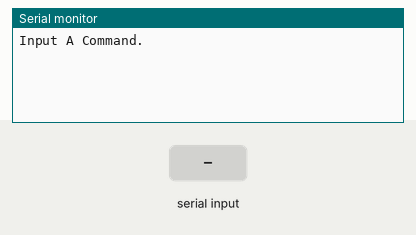
Bench run of a sketch on a simulated Arduino Uno, built with avr-gcc and run on an emulated ATmega328P. On the bench: the last lines printed to the serial monitor. The test bench sets the inputs (shaded band).

Above: at 1.2 s.
1.3 s: "A" received over Serial
At 3.0 s:
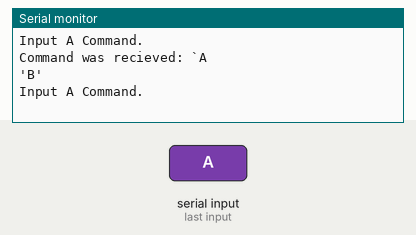
3.8 s: "1" received over Serial
At 5.8 s:
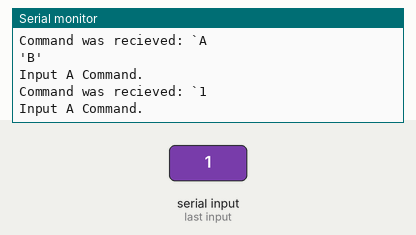

The sketch:

SerialTest.ino
```cpp
String input;

void setup() {
  // put your setup code here, to run once:
  Serial.begin(9600); //init Serial

}

void loop() {
  // put your main code here, to run repeatedly:
  Serial.println("Input A Command.");
  while (Serial.available() == 0) {
    // Wait for Input Data
  }
  input = Serial.readString();
  Serial.println("Command was recieved: `" + input + "");
  if (input.startsWith("A")) {
    Serial.println("'B'");
  }
  //done.
}
```

Measured:
- after the input at 1.3 s, the serial monitor: prints a new line after 1.0 s (image 1)
- after the input at 3.8 s, the serial monitor: prints a new line after 1.0 s (image 2)
